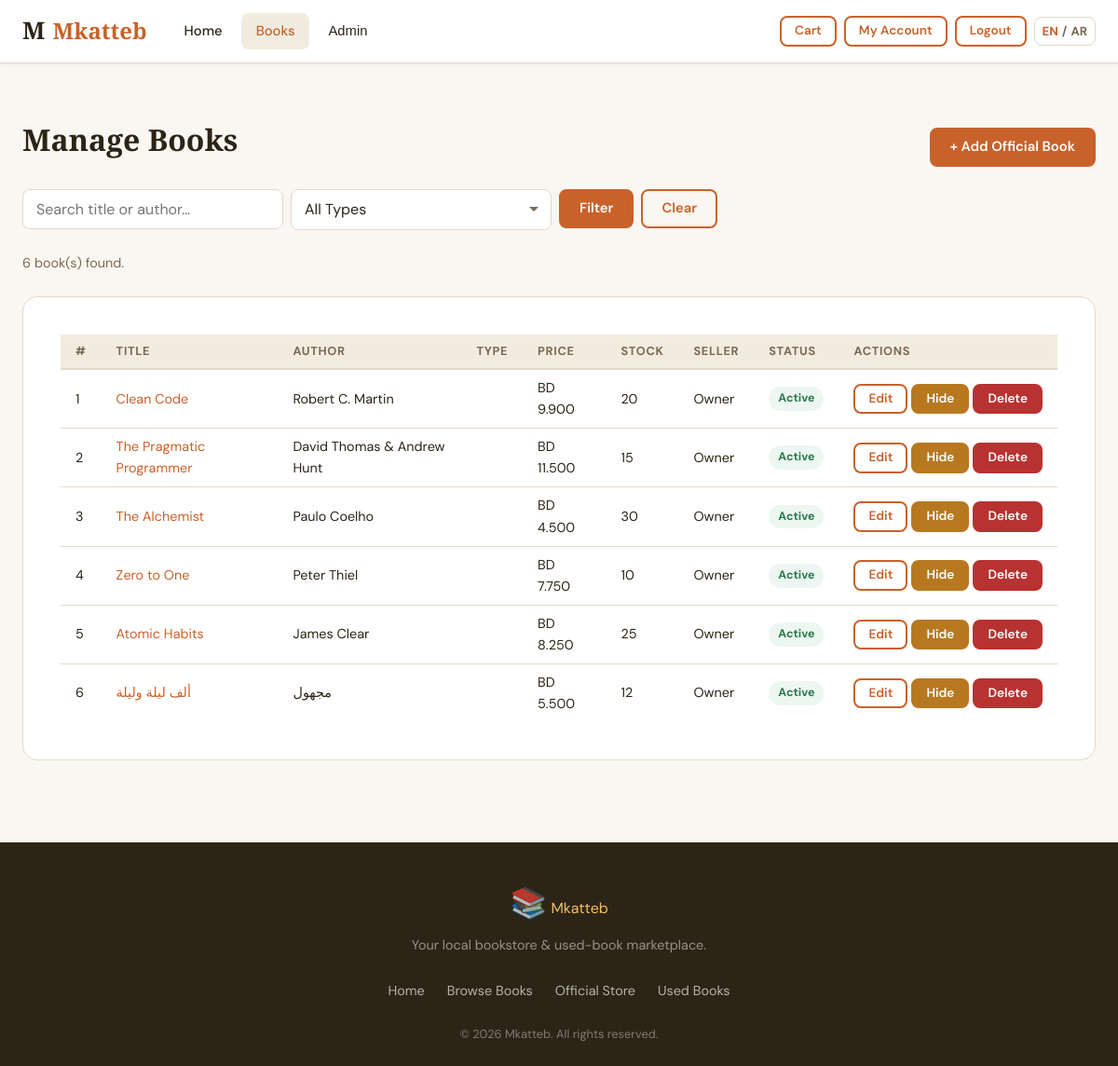
The app's page /admin/books.php (signed in) with its own data.
### tables this page shows
CREATE TABLE IF NOT EXISTS books (
    id              INT UNSIGNED AUTO_INCREMENT PRIMARY KEY,
    seller_id       INT UNSIGNED    NOT NULL COMMENT 'User who listed the book',
    category_id     INT UNSIGNED    NULL,
    title           VARCHAR(255)    NOT NULL,
    author          VARCHAR(255)    NOT NULL,
    description     TEXT            NULL,
    price           DECIMAL(10,3)   NOT NULL,
    stock           INT UNSIGNED    NOT NULL DEFAULT 1,
    condition_type  ENUM('new','like_new','used','damaged') NOT NULL DEFAULT 'new',
    book_type       ENUM('official','used') NOT NULL DEFAULT 'used'
                    COMMENT 'official = admin listed, used = user listed',
    cover_image     VARCHAR(255)    NULL,
    is_active       TINYINT(1)      NOT NULL DEFAULT 1,
    views           INT UNSIGNED    NOT NULL DEFAULT 0,
    created_at      DATETIME        NOT NULL DEFAULT CURRENT_TIMESTAMP,
    updated_at      DATETIME        NOT NULL DEFAULT CURRENT_TIMESTAMP ON UPDATE CURRENT_TIMESTAMP,
    CONSTRAINT fk_books_seller   FOREIGN KEY (seller_id)   REFERENCES users(id)       ON DELETE CASCADE,
    CONSTRAINT fk_books_category FOREIGN KEY (category_id) REFERENCES categories(id)  ON DELETE SET NULL
);

CREATE TABLE IF NOT EXISTS users (
    id          INT UNSIGNED AUTO_INCREMENT PRIMARY KEY,
    name        VARCHAR(120)    NOT NULL,
    email       VARCHAR(180)    NOT NULL UNIQUE,
    password    VARCHAR(255)    NOT NULL,
    role        ENUM('user','admin') NOT NULL DEFAULT 'user',
    avatar      VARCHAR(255)    NULL,
    phone       VARCHAR(30)     NULL,
    address     TEXT            NULL,
    is_blocked  TINYINT(1)      NOT NULL DEFAULT 0,
    created_at  DATETIME        NOT NULL DEFAULT CURRENT_TIMESTAMP,
    updated_at  DATETIME        NOT NULL DEFAULT CURRENT_TIMESTAMP ON UPDATE CURRENT_TIMESTAMP
);

### includes/functions.php (called while the page is built, shortened)
<?php
function url(string $path = ''): string {
    $path = trim($path);
    $path = str_replace('\\', '/', $path);
    $base = rtrim(BASE_URL, '/');
    if ($path === '/public') {
        $path = '';
    } elseif (strpos($path, '/public/') === 0) {
        $path = substr($path, strlen('/public/'));
    } else {
        $path = ltrim($path, '/');
    }
    return $base . ($path !== '' ? '/' . $path : '');
}
function e(string $str): string {
    return htmlspecialchars($str, ENT_QUOTES | ENT_HTML5, 'UTF-8');
}
function formatPrice(float $price): string {
    return 'BD ' . number_format($price, 3);
}

### public/admin/books.php (the view, shortened to what this page needs)
<?php
require_once __DIR__ . '/../../includes/functions.php';
$pdo = db();
$search   = trim($_GET['q']    ?? '');
$params   = [];
$where    = ['1=1'];
$whereStr = implode(' AND ', $where);
$stmt = $pdo->prepare(
    "SELECT b.*, u.name AS seller_name, c.name AS category_name
     FROM books b
     LEFT JOIN users u ON b.seller_id = u.id
     LEFT JOIN categories c ON b.category_id = c.id
     WHERE {$whereStr}
     ORDER BY b.created_at DESC"
);
$stmt->execute($params);
$books = $stmt->fetchAll();
include __DIR__ . '/../../includes/header.php';
?>
<div class="container admin-page">
    <div class="page-header">
        <h1>Manage Books</h1>
        <div class="page-header__actions">
            <a href="<?= e(url('add-book.php')) ?>" class="btn btn--primary">+ Add Official Book</a>
        </div>
    </div>
    <form method="get" class="filter-bar">
        <input type="search" name="q" class="form-input" value="<?= e($search) ?>"
               placeholder="Search title or author…">
        <select name="type" class="form-input form-select">
            <option value="">All Types</option>
        </select>
        <button type="submit" class="btn btn--primary">Filter</button>
        <a href="<?= e(url('admin/books.php')) ?>" class="btn btn--outline">Clear</a>
    </form>
    <p class="result-count"><?= count($books) ?> book(s) found.</p>
    <section class="card">
        <table class="books-table">
            <thead>
                <tr>
                    <th>#</th>
                    <th>Title</th>
                    <th>Author</th>
                    <th>Type</th>
                    <th>Price</th>
                    <th>Stock</th>
                    <th>Seller</th>
                    <th>Status</th>
                    <th>Actions</th>
                </tr>
            </thead>
            <tbody>
                <?php foreach ($books as $book): ?>
                <tr class="<?= !$book['is_active'] ? 'row--inactive' : '' ?>">
                    <td><?= (int)$book['id'] ?></td>
                    <td>
                        <a href="<?= e(url('book.php?id=' . (int)$book['id'])) ?>"><?= e($book['title']) ?></a>
                    </td>
                    <td><?= e($book['author']) ?></td>
                    <td>
                        <span class="book-badge book-badge--<?= e($book['book_type']) ?>">
                        </span>
                    </td>
                    <td><?= formatPrice((float)$book['price']) ?></td>
                    <td><?= (int)$book['stock'] ?></td>
                    <td><?= e($book['seller_name'] ?? '—') ?></td>
                    <td>
                        <?= $book['is_active']
                            ? '<span class="status status--active">Active</span>'
                            : '<span class="status status--blocked">Hidden</span>' ?>
                    </td>
                    <td class="actions">
                        <form method="post" class="inline-form">
                            <a href="<?= e(url('add-book.php?edit=' . (int)$book['id'])) ?>" class="btn btn--sm btn--outline">Edit</a>
                            <button
                                name="action"
                                value="toggle"
                                class="btn btn--sm btn--warning"
                                <?php if ($book['is_active']): ?>
                                    data-confirm="Are you sure you want to hide this book?"
                                <?php endif; ?>
                            >
                                <?= $book['is_active'] ? 'Hide' : 'Show' ?>
                            </button>
                            <button
                                name="action"
                                value="delete"
                                class="btn btn--sm btn--danger"
                                data-confirm="Are you sure you want to delete this book? This action cannot be undone."
                            >
                                Delete
                            </button>
                        </form>
                    </td>
                </tr>
                <?php endforeach; ?>
            </tbody>
        </table>
    </section>
</div>
<?php include __DIR__ . '/../../includes/footer.php'; ?>

### records on screen
books: id "1", title "Clean Code", author "Robert C. Martin", price "BD 9.900", stock "20", seller.name "Owner", is_active "Active"
books: id "2", title "The Pragmatic Programmer", author "David Thomas & Andrew Hunt", price "BD 11.500", stock "15", seller.name "Owner", is_active "Active"
books: id "3", title "The Alchemist", author "Paulo Coelho", price "BD 4.500", stock "30", seller.name "Owner", is_active "Active"
books: id "4", title "Zero to One", author "Peter Thiel", price "BD 7.750", stock "10", seller.name "Owner", is_active "Active"
books: id "5", title "Atomic Habits", author "James Clear", price "BD 8.250", stock "25", seller.name "Owner", is_active "Active"
books: id "6", title "ألف ليلة وليلة", author "مجهول", price "BD 5.500", stock "12", seller.name "Owner", is_active "Active"

### other values on screen
$siteName "Mkatteb"
t($link['label_key']) "Home"
t($link['label_key']) "Books"
t('admin') "Admin"
t('cart') "Cart"
t('my_account') "My Account"
t('logout') "Logout"
count($books) "6"
